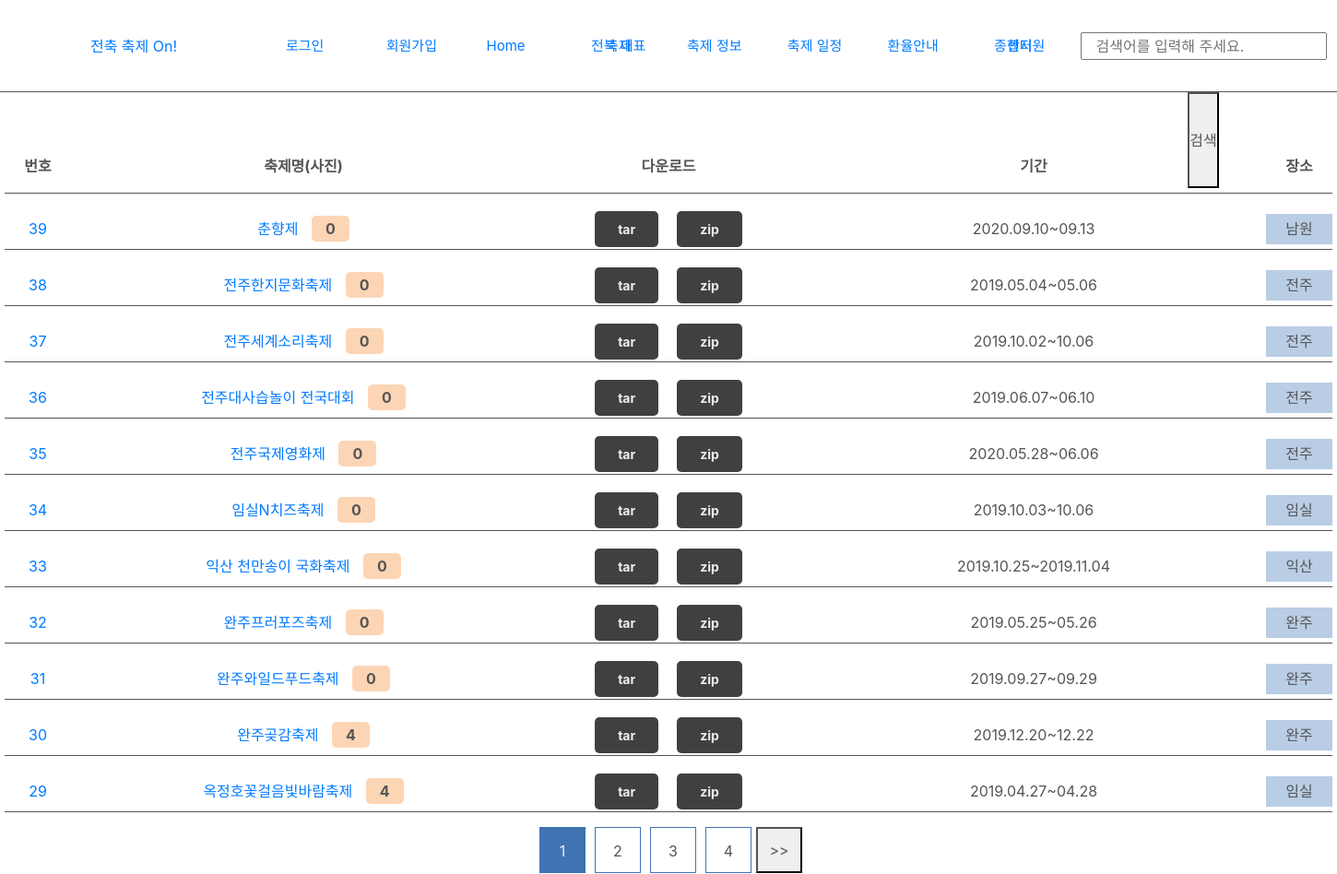
Screenshot of /par/viewFestival with the database file from the repository.
### tables this page shows
CREATE TABLE `item` (
  `idx` int(11) NOT NULL,
  `sn` int(11) NOT NULL,
  `no` int(11) NOT NULL,
  `nm` text NOT NULL,
  `area` text NOT NULL,
  `location` text NOT NULL,
  `dt` text NOT NULL,
  `cn` text NOT NULL,
  `image` text NOT NULL,
  `len` int(11) NOT NULL,
  `src` text NOT NULL
);

### lib.php (called while the page is built, shortened)
<?php
function view($f, $d = []) {
	extract($d);
	require "../src/View/temp/header.php";
	require "../src/View/$f.php";
	require "../src/View/temp/footer.php";
}
function ss() {
	return isset($_SESSION['user']) ? $_SESSION['user'] : false;
}

### src/Controller/ViewController.php (called while the page is built, shortened)
<?php
class ViewController
{
	public function viewFestival() {
		$list = DB::fetchAll("SELECT * FROM item ORDER BY sn DESC");
		view("par/viewFestival", ["list" => $list]);
	}
}

### public/index.php (called while the page is built, shortened)
<?php
require "../lib.php";
src\Core\Route::init();

### src/Core/DB.php (called while the page is built, shortened)
<?php
class DB
{
	static $db;
	static function getDB() {
		if(is_null(self::$db))
			self::$db = new \PDO("mysql:host=localhost; dbname=junbook; charset=utf8mb4;", "root", "",
				[\PDO::ATTR_ERRMODE => \PDO::ERRMODE_EXCEPTION, \PDO::ATTR_DEFAULT_FETCH_MODE => \PDO::FETCH_OBJ]);
		return self::$db;
	}
	static function fetchAll($sql, $d = []) {
		$row = self::getDB()->prepare($sql);
		$row->execute($d);
		return $row->fetchAll();
	}
}

### src/View/par/viewFestival.php (the view, shortened to what this page needs)
<main class="rel viewFestival">
	<section class="viewList rel">
		<div class="cover rel">
			<ul class="head rel">
				<li>번호</li>
				<li>축제명(사진)</li>
				<li>다운로드</li>
				<li>기간</li>
				<li>장소</li>
			</ul>
			<div class="cover2 rel">
				<?php foreach ($list as $v) { ?>
					<ul class="list rel">
						<li><a href="/par/modify/<?= $v->sn ?>"><?= $v->sn ?></a></li>
						<li><a href="/par/views/<?= $v->sn ?>"><?= $v->nm ?> <span><?= $v->len ?></span></a></li>
						<li class="flex">
							<a href="/download/tar/<?= $v->sn ?>" class="down">tar</a>
							<a href="/download/zip/<?= $v->sn ?>" class="down">zip</a>
						</li>
						<li><?= $v->dt ?></li>
						<li><?= $v->area ?></li>
					</ul>
				<?php } ?>
			</div>
		</div>
	</section>
	<section class="pagenation rel">
		<div class="cover rel flex">
			<ul class="flex">
			</ul>
			<button class="next pageBtns" data-state="plus">>></button>
		</div>
	</section>
</main>

### src/Core/Route.php (shortened to what this page needs)
<?php
class Route
{
	static function init() {
		$get = isset($_GET['url']) ? "/".$_GET['url'] : "/";
		foreach (self::${$_SERVER['REQUEST_METHOD']} as $v) {
			$v = explode("@", $v);
			$reg= preg_replace("/(:[^\/]+)/", "([^/]+)", $v[0]);
			$reg= preg_replace("/\//", "\\/", $reg);
			if(preg_match("/^".$reg."$/", $get, $p)) {
				unset($p[0]);
				$src = new $src();
				$src->{$v[2]}(...$p);
				exit;
			}
		}
		exit;
	}
}

### src/View/temp/header.php (shortened to what this page needs)
<!DOCTYPE html>
<html lang="ko">
<head>
	<link rel="stylesheet" href="/css/bootstrap.css">
	<link rel="stylesheet" href="/css/bootstrap.min.css">
	<link rel="stylesheet" href="/css/style.css">
</head>
<body>
	<div class="wrap rel">
		<header class="flex">
			<div class="logo rel">
				<a href="/">전축 축제 On!</a>
			</div>
			<nav class="menu rel">
				<ul class="flex rel">
					<?php if(!ss()): ?>
						<li><a href="/user/login">로그인</a></li>
						<li><a href="/user/user">회원가입</a></li>
						<?php else: ?>
							<li><a href="/user/logout">로그아웃</a></li>
						<?php endif; ?>
						<li><a href="/">Home</a></li>
						<li><a href="/fes.html">전북 대표 축제</a></li>
						<li><a href="/par/viewFestival">축제 정보</a></li>
						<li><a href="/par/calendar">축제 일정</a></li>
						<li><a href="/exchange.html">환율안내</a></li>
						<li class="last"><a href="#">종합지원센터</a>
						</li>
					</ul>
				</nav>
				<div class="sear rel">
					<input type="text" name="search" placeholder="검색어를 입력해 주세요.">
					<button>검색</button>
				</div>
			</header>

### src/View/temp/footer.php (shortened to what this page needs)
	</div>
</body>
</html>

### public/css/style.css (style rules this page uses)
* { margin: 0; padding: 0; list-style: none; box-sizing: border-box; color:#555; text-decoration: none; list-style: none; }
html,body { width: 100%; min-height: 100%; height: auto; }
section { width: 100%; }
.flex { display: flex; }
.rel { position: relative; }
.cover, .cover2 { width: 1440px; margin: auto; }
.wrap { width: 100%; min-height: 100%; height: auto; text-align: center; }
header { width: 100%; height: 100px; position: fixed; background: white; justify-content: space-around; line-height: 100px; border-bottom: 1px solid #555; z-index: 999; }
header .logo, header .sear { width: 20%; }
header .menu { width: 60%; height: auto; }
header .menu > ul { width: 100%; }
header .menu li { margin:0px 20px; }
header .menu ul > li { width: 170px; height: 100px; display: flex; align-items: center; line-height: 0; text-align: center; }
header .menu ul > li:last-child { width: 169.81px; }
header .menu a { font-size: 15px; display: block; }
header .sear input { height: 30px; padding-left: 15px; }
main { width: 100%; height: calc(100vh - 100px); top: 100px; }
section.pagenation { height: 50px; margin-top: 10px; }
section.pagenation .cover { height: 100%; justify-content: center; }
section.pagenation .cover button { width: 50px; height: 50px; }
section.viewList { width: 100%; min-height: 100px; height: auto; }
section.viewList .cover { padding-top: 50px; }
section.viewList .cover2 { min-height: 100px; height: auto; }
section.viewList ul { width: 100%; display: grid; grid-template-columns: 5% 35% 20% 35% 5%; justify-content: center; align-items: center; border-bottom: 1px solid #555; }
section.viewList ul.head { height: 60px; font-weight: bold; }
section.viewList ul:not(.head) { height: 45px; }
section.viewList ul:not(.head) li.flex { justify-content: center; }
section.viewList ul:not(.head) li.flex .down { padding: 9px 25px; font-size: 14px; margin:0px 10px; background: #404040; color:#eee; border:none; cursor: pointer; font-weight: bold; border-radius: 5px; }
section.viewList ul:not(.head) li:last-child { height: 33px; display: flex; justify-content: center; align-items: center; background: #b9cde5; }
section.viewList ul:not(.head) a > span { margin-left: 10px; background: #fcd5b5; padding:4px 15px; border-radius: 5px; font-weight: bold; }

### rows the page displays
item: sn "39", nm "춘향제", len "0", dt "2020.09.10~09.13", area "남원"
item: sn "38", nm "전주한지문화축제", len "0", dt "2019.05.04~05.06", area "전주"
item: sn "37", nm "전주세계소리축제", len "0", dt "2019.10.02~10.06", area "전주"
item: sn "36", nm "전주대사습놀이 전국대회", len "0", dt "2019.06.07~06.10", area "전주"
item: sn "35", nm "전주국제영화제", len "0", dt "2020.05.28~06.06", area "전주"
item: sn "34", nm "임실N치즈축제", len "0", dt "2019.10.03~10.06", area "임실"
item: sn "33", nm "익산 천만송이 국화축제", len "0", dt "2019.10.25~2019.11.04", area "익산"
item: sn "32", nm "완주프러포즈축제", len "0", dt "2019.05.25~05.26", area "완주"
item: sn "31", nm "완주와일드푸드축제", len "0", dt "2019.09.27~09.29", area "완주"
item: sn "30", nm "완주곶감축제", len "4", dt "2019.12.20~12.22", area "완주"
item: sn "29", nm "옥정호꽃걸음빛바람축제", len "4", dt "2019.04.27~04.28", area "임실"
